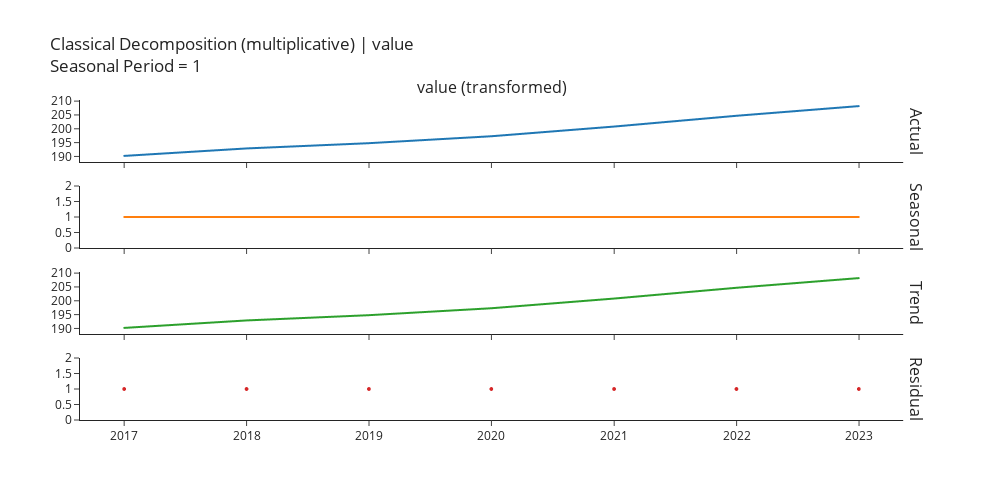
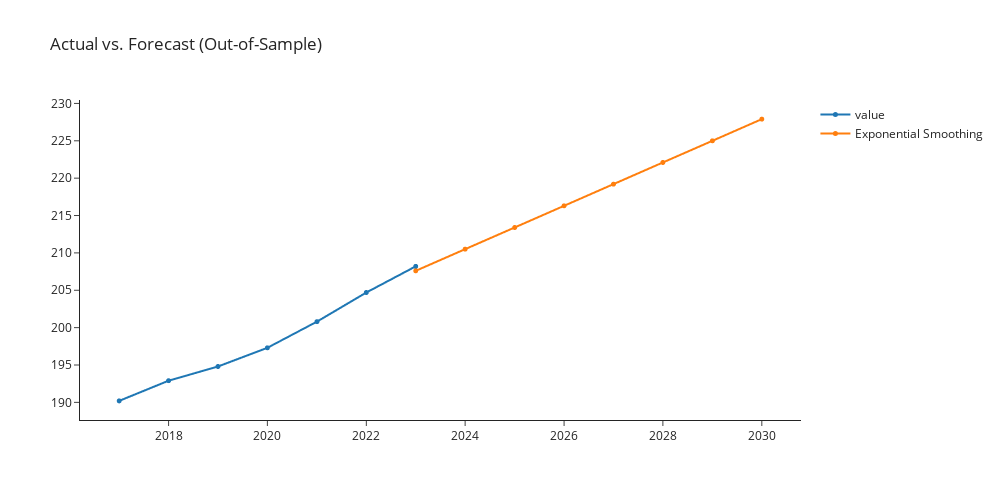

The notebook cell these images were saved under, in order:
### Markdown cell above
## exp_smooth

### Code cell
ets_dt = exp.create_model('exp_smooth')
exp.plot_model(plot = 'decomp', 
               data_kwargs = {'type' : 'multiplicative'},
               fig_kwargs = {"height":500,"width":1000,"template": "simple_white","hoverinfo":"none","big_data_threshold":10})
exp.plot_model(estimator = ets_dt, 
               plot = 'forecast', 
               data_kwargs = {'fh' : 8},
               fig_kwargs = {"height":500,"width":1000,"template": "simple_white","hoverinfo":"none","big_data_threshold":10})

### Figure 1 — Plotly figure (JSON) as saved in the notebook; plotly's stock layout.template omitted (floating-point values rounded to 4 significant figures)
{"data": [{"line": {"color": "rgb(31, 119, 180)", "width": 2}, "marker": {"size": 2}, "mode": "lines+markers", "name": "Actual", "type": "scattergl", "x": ["2017-01-01T00:00:00", "2018-01-01T00:00:00", "2019-01-01T00:00:00", "2020-01-01T00:00:00", "2021-01-01T00:00:00", "2022-01-01T00:00:00", "2023-01-01T00:00:00"], "xaxis": "x", "y": [190.2, 192.9, 194.8, 197.3, 200.8, 204.7, 208.2], "yaxis": "y"}, {"line": {"color": "rgb(255, 127, 14)", "width": 2}, "marker": {"size": 2}, "mode": "lines+markers", "name": "Seasonal", "type": "scattergl", "x": ["2017-01-01T00:00:00", "2018-01-01T00:00:00", "2019-01-01T00:00:00", "2020-01-01T00:00:00", "2021-01-01T00:00:00", "2022-01-01T00:00:00", "2023-01-01T00:00:00"], "xaxis": "x2", "y": [1, 1, 1, 1, 1, 1, 1], "yaxis": "y2"}, {"line": {"color": "rgb(44, 160, 44)", "width": 2}, "marker": {"size": 2}, "mode": "lines+markers", "name": "Trend", "type": "scattergl", "x": ["2017-01-01T00:00:00", "2018-01-01T00:00:00", "2019-01-01T00:00:00", "2020-01-01T00:00:00", "2021-01-01T00:00:00", "2022-01-01T00:00:00", "2023-01-01T00:00:00"], "xaxis": "x3", "y": [190.2, 192.9, 194.8, 197.3, 200.8, 204.7, 208.2], "yaxis": "y3"}, {"line": {"color": "rgb(214, 39, 40)", "width": 2}, "marker": {"size": 4}, "mode": "markers", "name": "Residuals", "type": "scattergl", "x": ["2017-01-01T00:00:00", "2018-01-01T00:00:00", "2019-01-01T00:00:00", "2020-01-01T00:00:00", "2021-01-01T00:00:00", "2022-01-01T00:00:00", "2023-01-01T00:00:00"], "xaxis": "x4", "y": [1, 1, 1, 1, 1, 1, 1], "yaxis": "y4"}], "layout": {"annotations": [{"font": {"size": 16}, "showarrow": false, "text": "value (transformed)", "x": 0.49, "xanchor": "center", "xref": "paper", "y": 1, "yanchor": "bottom", "yref": "paper"}, {"font": {"size": 16}, "showarrow": false, "text": "Actual", "textangle": 90, "x": 0.98, "xanchor": "left", "xref": "paper", "y": 0.9031, "yanchor": "middle", "yref": "paper"}, {"font": {"size": 16}, "showarrow": false, "text": "Seasonal", "textangle": 90, "x": 0.98, "xanchor": "left", "xref": "paper", "y": 0.6344, "yanchor": "middle", "yref": "paper"}, {"font": {"size": 16}, "showarrow": false, "text": "Trend", "textangle": 90, "x": 0.98, "xanchor": "left", "xref": "paper", "y": 0.3656, "yanchor": "middle", "yref": "paper"}, {"font": {"size": 16}, "showarrow": false, "text": "Residual", "textangle": 90, "x": 0.98, "xanchor": "left", "xref": "paper", "y": 0.09688, "yanchor": "middle", "yref": "paper"}], "autosize": false, "height": 500, "showlegend": false, "title": {"text": "Classical Decomposition (multiplicative) | value<br>Seasonal Period = 1"}, "width": 1000, "xaxis": {"anchor": "y", "domain": [0, 0.98], "matches": "x4", "showticklabels": false}, "xaxis2": {"anchor": "y2", "domain": [0, 0.98], "matches": "x4", "showticklabels": false}, "xaxis3": {"anchor": "y3", "domain": [0, 0.98], "matches": "x4", "showticklabels": false}, "xaxis4": {"anchor": "y4", "domain": [0, 0.98]}, "yaxis": {"anchor": "x", "domain": [0.8063, 1]}, "yaxis2": {"anchor": "x2", "domain": [0.5375, 0.7312]}, "yaxis3": {"anchor": "x3", "domain": [0.2687, 0.4625]}, "yaxis4": {"anchor": "x4", "domain": [0, 0.1938]}}}

### Figure 2 — Plotly figure (JSON) as saved in the notebook; plotly's stock layout.template omitted (floating-point values rounded to 4 significant figures)
{"data": [{"hoverinfo": "none", "line": {"width": 2}, "marker": {"size": 5}, "mode": "lines+markers", "name": "value", "type": "scattergl", "x": ["2017-01-01T00:00:00", "2018-01-01T00:00:00", "2019-01-01T00:00:00", "2020-01-01T00:00:00", "2021-01-01T00:00:00", "2022-01-01T00:00:00", "2023-01-01T00:00:00", "2024-01-01T00:00:00", "2025-01-01T00:00:00", "2026-01-01T00:00:00", "2027-01-01T00:00:00", "2028-01-01T00:00:00", "2029-01-01T00:00:00", "2030-01-01T00:00:00"], "xaxis": "x", "y": [190.2, 192.9, 194.8, 197.3, 200.8, 204.7, 208.2, null, null, null, null, null, null, null], "yaxis": "y"}, {"hoverinfo": "none", "line": {"width": 2}, "marker": {"size": 5}, "mode": "lines+markers", "name": "Exponential Smoothing", "type": "scattergl", "x": ["2017-01-01T00:00:00", "2018-01-01T00:00:00", "2019-01-01T00:00:00", "2020-01-01T00:00:00", "2021-01-01T00:00:00", "2022-01-01T00:00:00", "2023-01-01T00:00:00", "2024-01-01T00:00:00", "2025-01-01T00:00:00", "2026-01-01T00:00:00", "2027-01-01T00:00:00", "2028-01-01T00:00:00", "2029-01-01T00:00:00", "2030-01-01T00:00:00"], "xaxis": "x", "y": [null, null, null, null, null, null, 207.6, 210.5, 213.4, 216.3, 219.2, 222.1, 225.0, 227.9], "yaxis": "y"}], "layout": {"autosize": false, "height": 500, "showlegend": true, "title": {"text": "Actual vs. Forecast (Out-of-Sample)"}, "width": 1000, "xaxis": {"anchor": "y", "domain": [0, 1]}, "yaxis": {"anchor": "x", "domain": [0, 1]}}}
